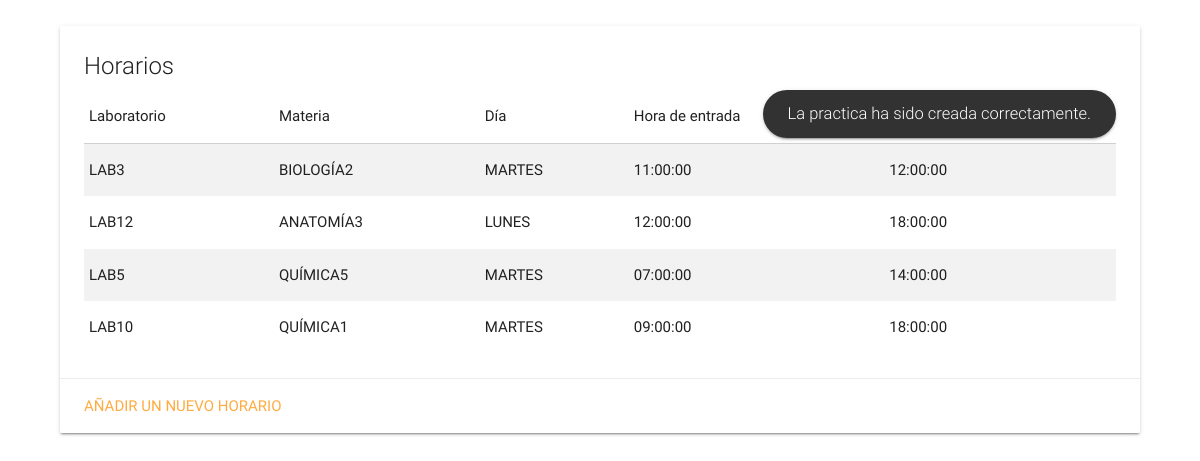
The app's page /paginas/horario_docente.php?upload=1 (signed in) with its own data.
### tables this page shows
CREATE TABLE `horario` (
  `ID_HORARIO` int(5) NOT NULL,
  `ID_MAESTRO` varchar(50) NOT NULL,
  `ID_LABORATORIO` int(3) NOT NULL,
  `ID_MATERIA` varchar(50) NOT NULL,
  `DIA` varchar(10) NOT NULL,
  `HORA_ENTRADA` time NOT NULL,
  `HORA_SALIDA` time NOT NULL,
  `OBSERVACIONES` mediumtext
);

CREATE TABLE `laboratorio` (
  `ID_LABORATORIO` int(3) NOT NULL,
  `NOMBRE` varchar(50) NOT NULL,
  `OBSERVACIONES` mediumtext
);

### paginas/horario_docente.php (the view, shortened to what this page needs)
<!DOCTYPE html>
<html>
  <head>
  </head>
  <body>
    <div style="width:90%;margin: 26px auto;">
      <div class="card">
				<div class="card-content">
					<span class="card-title">
						Horarios
					</span>
					<p>
        <?php
        include '../conexion.php';
        mysqli_query($conect,"SET NAMES 'utf8'");
        $consulta = "SELECT laboratorio.NOMBRE, horario.ID_MATERIA, horario.DIA, horario.HORA_ENTRADA, horario.HORA_SALIDA
        FROM horario
        INNER JOIN laboratorio ON horario.ID_LABORATORIO = laboratorio.ID_LABORATORIO WHERE horario.ID_MAESTRO = '{$_SESSION['user_docente']}'";
        $consulta = mysqli_query($conect, $consulta);
        echo "<table border='1px' class='striped'>
								<thead>
	                <tr>
	                  <td>Laboratorio</td>
	                  <td>Materia</td>
	                  <td>Día</td>
	                  <td>Hora de entrada</td>
	                  <td>Hora de salida</td>
	                </tr>
								</thead>
								<tbody>";
        while ($result = mysqli_fetch_array($consulta, MYSQLI_BOTH)) {
          echo "<tr>
                  <td>".$result[0]."</td>
                  <td>".$result[1]."</td>
                  <td>".$result[2]."</td>
                  <td>".$result[3]."</td>
                  <td>".$result[4]."</td>
                </tr>";
        }
        echo "</tbody>
				</table>";
         ?>
			 </p>
      </div>
			<div class="card-action">
				<a href="crear_horario.php">Añadir un nuevo horario</a>
			</div>
		</div>
    </div>
  </body>
</html>

### records on screen
horario: ID_LABORATORIO.NOMBRE "LAB3", ID_MATERIA "BIOLOGÍA2", DIA "MARTES", HORA_ENTRADA "11:00:00", HORA_SALIDA "12:00:00"
horario: ID_LABORATORIO.NOMBRE "LAB12", ID_MATERIA "ANATOMÍA3", DIA "LUNES", HORA_ENTRADA "12:00:00", HORA_SALIDA "18:00:00"
horario: ID_LABORATORIO.NOMBRE "LAB5", ID_MATERIA "QUÍMICA5", DIA "MARTES", HORA_ENTRADA "07:00:00", HORA_SALIDA "14:00:00"
horario: ID_LABORATORIO.NOMBRE "LAB10", ID_MATERIA "QUÍMICA1", DIA "MARTES", HORA_ENTRADA "09:00:00", HORA_SALIDA "18:00:00"
